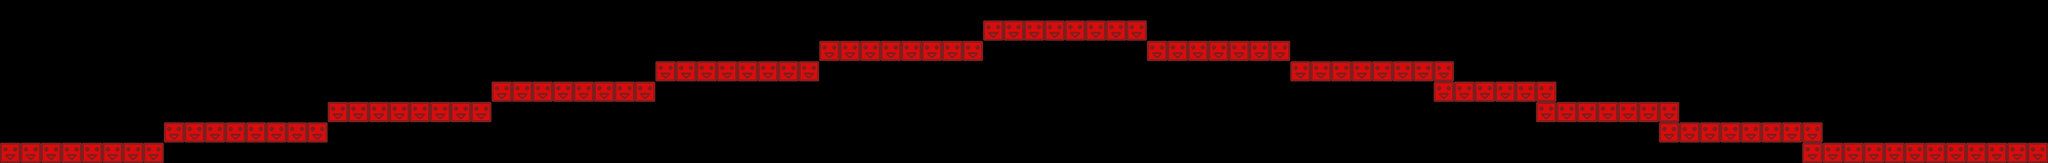

A 2D game scene composited from a Tiled map and its tileset images. What follows is a short description and the map's XML, with each tile layer's data collapsed to a summary:
An orthogonal 100x8 tile map with 32x32 px tiles, 1 tile layer (platforms) and 1 object.

<map version="1.0" tiledversion="1.1.3" orientation="orthogonal" renderorder="right-down" width="100" height="8" tilewidth="32" tileheight="32" infinite="0" nextobjectid="12">
 <tileset firstgid="1" source="blocks.tsx" />
 <layer name="platforms" width="100" height="8">
  <data>[800 cells, 104 non-empty, 1 distinct tile ids]</data>
 </layer>
 <objectgroup name="win">
  <object id="1" x="3076" y="152" width="112" height="52" />
 </objectgroup>
</map>
